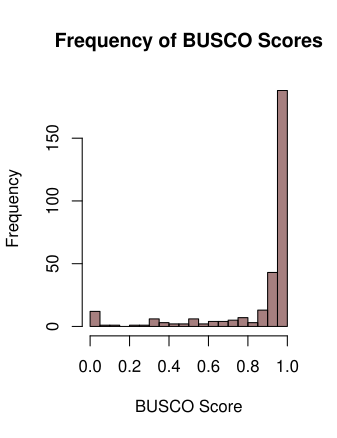

The R source for this figure:
dat <- read.csv("results/busco.results.csv")
hist(dat$score, breaks=25,
     xlab="BUSCO Score",
     main = "Frequency of BUSCO Scores",
     col=rgb(.31,0,0,.5))
